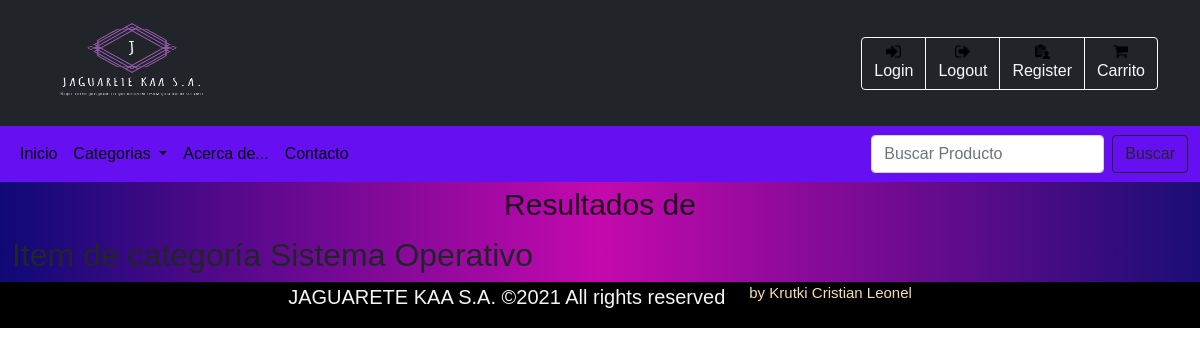
/JAGWEB/search/6, run on an earlier commit of the app's database.
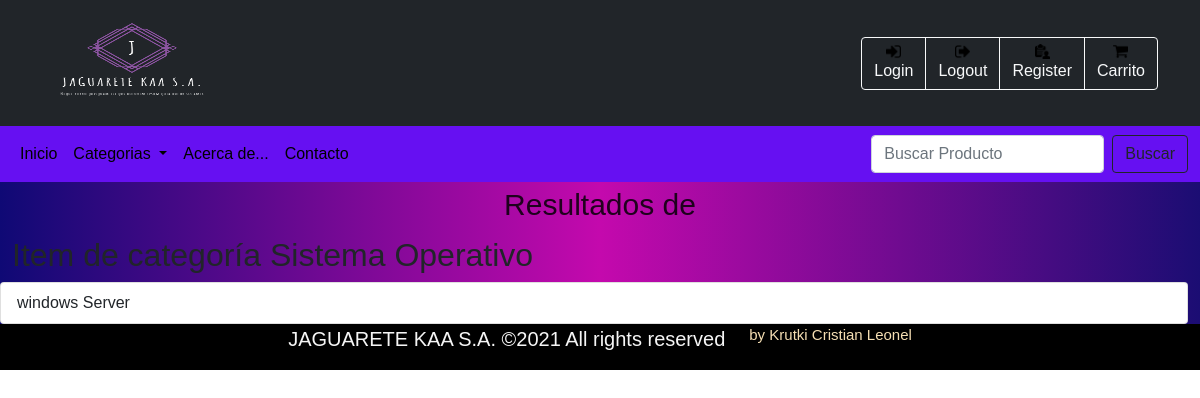
And on a later commit of the database.
### JAGWEB/models.py (models this page shows, shortened)
class Categoria(models.Model):
    nombre=models.CharField(max_length=64) #Nombre de la categoria

class Producto (models.Model):
    nombre = models.CharField(max_length=180) #nombre del producto 180 caracteres max
    descripcion = models.TextField() #descripcion breve del producto 250 caracteres
    categoria = models.ForeignKey(Categoria,on_delete=models.CASCADE,related_name="categ") #categoria referenciada
    precio=models.FloatField() #precio del producto en float
    imagen= models.ImageField(upload_to='products/', default='products/default.png')   #imagen del producto

### JAGWEB/views.py (the view)
# urls.py: path('search/<int:id_category>', views.search_category, name="search_category"),
def search_category(request, id_category):
    return render(request,"searchResoult.html",{
        'una_categoria': Categoria.objects.get(id=id_category),
        'lst_productos': Producto.objects.filter(categoria=id_category)
    })

### JAGWEB/context_processors.py (called while the page is built)
def cat_menu(request):
    categorias = Categoria.objects.all()
    return{
        'list_category': categorias
    }

### JAGWEB/templates/searchResoult.html
{% extends "layout.html" %} {% load static %} {% block body %}
<div class="row">
    <h1>Resultados de </h1>
    <h2>Item de categor&iacute;a {{una_categoria.nombre}} </h2>
    <div class="list-group">
        {% for un_producto in lst_productos %}
        <a href="{% url 'product' un_producto.id %}" class="list-group-item list-group-item-action">{{un_producto.nombre}}</a> {% endfor %}
    </div>
</div>
{% endblock %}

### JAGWEB/templates/layout.html (shortened to what this page needs)
{% load static %}
<!DOCTYPE html>
<html lang="es">
<head>
    <link href="https://cdn.jsdelivr.net/npm/bootstrap@5.0.1/dist/css/bootstrap.min.css" rel="stylesheet">
    <link rel="stylesheet" type="text/css" href="{% static 'css/style.css' %}">
</head>
<body>
    <div class="header">
        <nav class="navbar navbar-dark bg-dark">
            <div class="container">
                <a class="navbar-brand" href=" {% url 'index' %} ">
                    <img src="{% static 'assets/logo/logo_transparent.png' %}" alt="logoEmpresa" width="180" height="100">
                </a>
                <div class="btn-group" role="group" aria-label="Basic example">
                    <button type="button" class="btn btn-outline-light"><img src="{% static 'assets/sign-in.png' %}" class="icon">
                        Login</button>
                    <button type="button" class="btn btn-outline-light"><img src="{% static 'assets/sign-out-option.png' %}" class="icon">
                        Logout</button>
                    <button type="button" class="btn btn-outline-light"><img src="{% static 'assets/register.png' %}" class="icon">
                        Register</button>
                    <button type="button" class="btn btn-outline-light"><img src="{% static 'assets/shop.png' %}" class="icon">
                        Carrito</button>
                </div>
            </div>
        </nav>
    </div>
    <div class="top-bar">
        <nav class="navbar navbar-expand-lg">
            <div class="container-fluid">
                <div class="collapse navbar-collapse" id="navbarSupportedContent">
                    <ul class="navbar-nav me-auto mb-2 mb-lg-0">
                        <li class="nav-item">
                            <a class="nav-link" aria-current="page" href="{% url 'index' %}">Inicio</a>
                        </li>
                        <li class="nav-item dropdown">
                            <a class="nav-link dropdown-toggle" href="#" id="navbarDropdown" role="button" data-bs-toggle="dropdown" aria-expanded="false">
                        Categorias
                        </a>
                        </li>
                        <li class="nav-item">
                            <a class="nav-link" aria-current="page" href="{% url 'about' %}">Acerca de...</a>
                        </li>
                        <li class="nav-item">
                            <a class="nav-link" aria-current="page" href="mailto:cristian.krutki@gmail.com?subject=%20Jaguarete %20KAA %20S.A">Contacto</a>
                        </li>
                    </ul>
                    <form class="d-flex">
                        <input class="form-control me-2" type="search" placeholder="Buscar Producto" aria-label="Search">
                        <button class="btn btn-outline-dark" type="submit">Buscar</button>
                    </form>
                </div>
            </div>
        </nav>
    </div>
    <div class="main">
        <div class="container-fluid">
            {% block body %} {% endblock %}
        </div>
    </div>
    <div class="footer">
        <div class="row justify-content-center" style="background-color: black;">
            <div class="col-md-auto">
                <p style="color: whitesmoke;font-size:20px">JAGUARETE KAA S.A. ©2021 All rights reserved </p>
            </div>
            <div class="col-md-auto">
                <p style="color:wheat; font-size:15px"> by Krutki Cristian Leonel</p>
            </div>
        </div>
    </div>
</body>
</html>

### JAGWEB/static/css/style.css (style rules this page uses)
* { box-sizing: border-box; }
body { font-family: Arial, Helvetica, sans-serif; margin: 0; }
.icon { height: 15px; width: 15px; display: block; margin: auto; }
.navbar { background-color: #6610f2; color: black; }
.nav-link, .nav-link:focus { color: black; background-color: none; }
.header { width: 100%; height: 10%; }
.top-bar { width: 100%; height: 5%; }
.main { width: 100%; height: 80%; background: rgb(15, 9, 117); background: linear-gradient(90deg, rgba(15, 9, 117, 1) 0%, rgba(196, 9, 173, 1) 50%, rgba(27, 13, 115, 1) 100%); }
.footer { text-align: center; align-items: center; width: 100%; height: 5%; background-color: black; color: black; }
h1 { font-size: 30px; font-family: Verdana, Geneva, Tahoma, sans-serif; color: rgba(0, 0, 0, 0.829); text-align: center; padding: 5px; }

What changed in the data, as far as the page shows it:
added Producto: nombre "windows Server"
